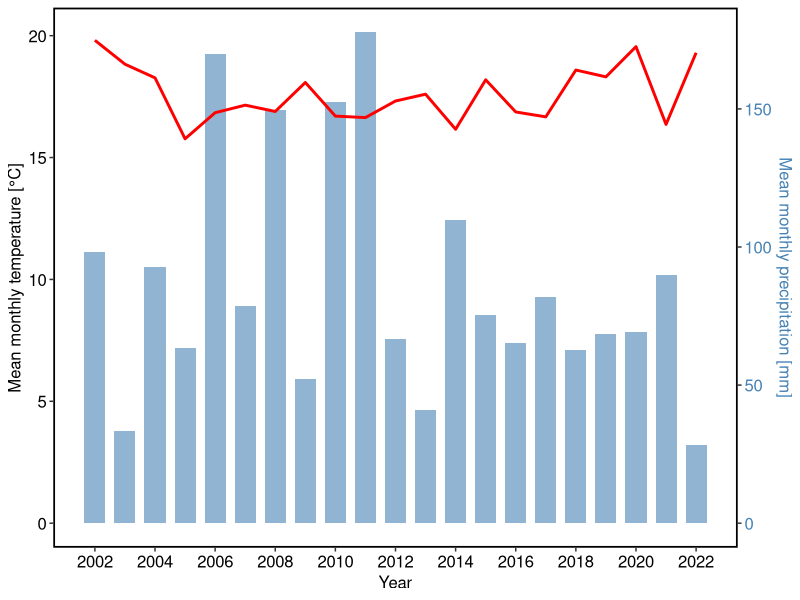

Here is the R script that generated this plot:
## ---- chunk 1
# Troubleshooting with LOCK file
#options("install.lock"=FALSE)  
# Install all necessary packages
  #install.packages("ggplot2")   # plot package
  #install.packages("dplyr")     # quick summarize functions
  #install.packages("lubridate") # convert time formats
  #install.packages("ggpubr")    # further plots options (visual)
  #install.packages("tidyverse") # data preperation tools
## ---- chunk 2
# Load all necessary packages  
library(ggplot2)
library(dplyr)
library(lubridate)
library(ggpubr)
library(tidyverse)
library(here)
## ---- chunk 3
# Creates a theme for all plots in this study 
theme_JM <- theme(
  axis.title.x      = element_text(colour = "black", size = 12),
  axis.text.x       = element_text(colour = "black", size = 12), 
  axis.title.y      = element_text(colour = "black", size = 12),
  axis.text.y       = element_text(colour = "black", size = 12), 
  legend.title      = element_text(colour = "black", size = 12),
  legend.text       = element_text(colour = "black", size = 12), 
  legend.position   = "top",
  panel.background  = element_blank(), 
  panel.border      = element_rect(colour = "black", fill = NA, size = 1.2),
  legend.key        = element_blank(),
  strip.text.x      = element_text(colour = "black", size = 12),
  strip.text.y      = element_text(colour = "black", size = 12)
)
## ---- chunk 4
df_precipitation_08 <- read.delim(here("data", "climate", "regional_averages_rr_08.txt"), dec = ".", sep = ";", skip = 1)
df_temperature_08 <- read.delim(here("data", "climate", "regional_averages_tm_08.txt"), dec = ".", sep = ";", skip = 1)
## ---- chunk 5
df_precipitation_08 <- df_precipitation_08 %>%
  select(Year = Jahr, Month = Monat, Precipitation = Schleswig.Holstein)

df_temperature_08 <- df_temperature_08 %>%
  select(Year = Jahr, Month = Monat, Temperature = Schleswig.Holstein)

df_climate_08 <- df_precipitation_08 %>%
  left_join(df_temperature_08, by = c("Year", "Month"))
## ---- chunk 6
max_temp <- max(df_climate_08$Temperature, na.rm = TRUE)
max_precip <- max(df_climate_08$Precipitation, na.rm = TRUE)
scaling_factor <- max_temp / max_precip

plot_climate_08 <- df_climate_08 %>%
  filter(Year > 2001 & Year < 2023) %>%
  ggplot(aes(x = Year)) +
  geom_col(aes(y = Precipitation * scaling_factor), 
           width = 0.7, 
           fill = "steelblue",
           alpha = 0.6) +
  geom_line(aes(y = Temperature), color = "red", linewidth = 1) +
  scale_y_continuous(
    name = "Mean monthly temperature [°C]",
    sec.axis = sec_axis(~./scaling_factor, 
                        name = "Mean monthly precipitation [mm]")
  ) +
  scale_x_continuous(breaks = seq(2002, 2022, by = 2)) +
  labs(x = "Year") +
  theme_JM +
  theme(axis.title.y.right = element_text(color = "steelblue"),
        axis.text.y.right = element_text(color = "steelblue"))
## ---- chunk 7
#ggpubr
#Kassambara A (2023). ggpubr: 'ggplot2' Based Publication Ready Plots. R package version 0.6.0, https://rpkgs.datanovia.com/ggpubr/.
